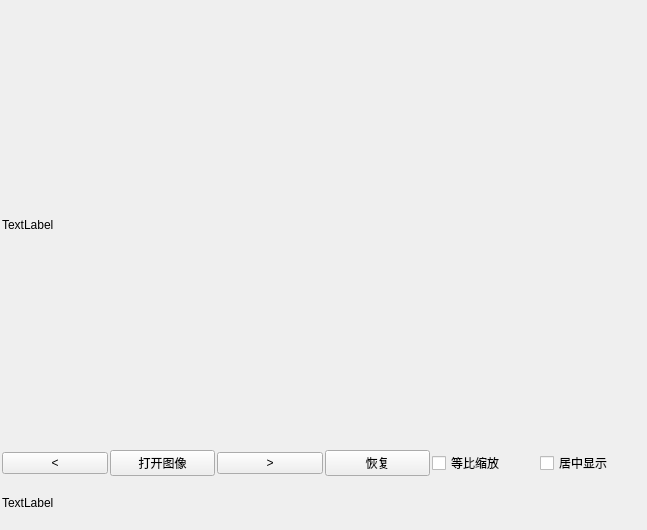
<?xml version="1.0" encoding="UTF-8"?>
<ui version="4.0">
 <class>BrowsePic</class>
 <widget class="QWidget" name="BrowsePic">
  <property name="geometry">
   <rect>
    <x>0</x>
    <y>0</y>
    <width>647</width>
    <height>530</height>
   </rect>
  </property>
  <property name="windowTitle">
   <string>BrowsePic</string>
  </property>
  <layout class="QGridLayout" name="gridLayout" rowstretch="9,1,1" columnstretch="1,1,1,1,1,1">
   <property name="leftMargin">
    <number>2</number>
   </property>
   <property name="topMargin">
    <number>2</number>
   </property>
   <property name="rightMargin">
    <number>2</number>
   </property>
   <property name="bottomMargin">
    <number>2</number>
   </property>
   <property name="spacing">
    <number>2</number>
   </property>
   <item row="0" column="0" colspan="6">
    <widget class="CMyLabel" name="label_show">
     <property name="text">
      <string>TextLabel</string>
     </property>
    </widget>
   </item>
   <item row="1" column="0">
    <widget class="QPushButton" name="btn_prePic">
     <property name="text">
      <string>&lt;</string>
     </property>
    </widget>
   </item>
   <item row="1" column="1">
    <widget class="QPushButton" name="btn_openPic">
     <property name="text">
      <string>打开图像</string>
     </property>
    </widget>
   </item>
   <item row="1" column="2">
    <widget class="QPushButton" name="btn_nextPic">
     <property name="text">
      <string>&gt;</string>
     </property>
    </widget>
   </item>
   <item row="1" column="4">
    <widget class="QCheckBox" name="checkBox_equalScale">
     <property name="text">
      <string>等比缩放</string>
     </property>
    </widget>
   </item>
   <item row="1" column="5">
    <widget class="QCheckBox" name="checkBox_showCenter">
     <property name="text">
      <string>居中显示</string>
     </property>
    </widget>
   </item>
   <item row="2" column="0">
    <widget class="QLabel" name="label_status">
     <property name="text">
      <string>TextLabel</string>
     </property>
    </widget>
   </item>
   <item row="1" column="3">
    <widget class="QPushButton" name="btn_resetPic">
     <property name="text">
      <string>恢复</string>
     </property>
    </widget>
   </item>
  </layout>
 </widget>
 <layoutdefault spacing="6" margin="11"/>
 <customwidgets>
  <customwidget>
   <class>CMyLabel</class>
   <extends>QLabel</extends>
   <header location="global">cmylabel.h</header>
  </customwidget>
 </customwidgets>
 <resources/>
 <connections/>
</ui>
